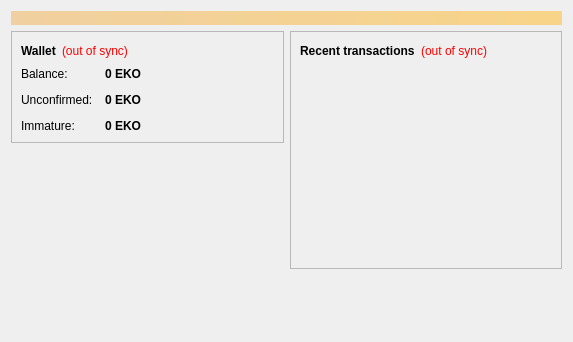
<?xml version="1.0" encoding="UTF-8"?>
<ui version="4.0">
 <class>OverviewPage</class>
 <widget class="QWidget" name="OverviewPage">
  <property name="geometry">
   <rect>
    <x>0</x>
    <y>0</y>
    <width>573</width>
    <height>342</height>
   </rect>
  </property>
  <property name="windowTitle">
   <string>Form</string>
  </property>
  <layout class="QVBoxLayout" name="topLayout">
   <item>
    <widget class="QLabel" name="labelAlerts">
     <property name="visible">
      <bool>false</bool>
     </property>
     <property name="styleSheet">
      <string notr="true">background-color: qlineargradient(x1: 0, y1: 0, x2: 1, y2: 0, stop:0 #F0D0A0, stop:1 #F8D488); color:#000000;</string>
     </property>
     <property name="wordWrap">
      <bool>true</bool>
     </property>
     <property name="margin">
      <number>3</number>
     </property>
    </widget>
   </item>
   <item>
    <layout class="QHBoxLayout" name="horizontalLayout" stretch="1,1">
     <item>
      <layout class="QVBoxLayout" name="verticalLayout_2">
       <item>
        <widget class="QFrame" name="frame">
         <property name="frameShape">
          <enum>QFrame::StyledPanel</enum>
         </property>
         <property name="frameShadow">
          <enum>QFrame::Raised</enum>
         </property>
         <layout class="QVBoxLayout" name="verticalLayout_4">
          <item>
           <layout class="QHBoxLayout" name="horizontalLayout_4">
            <item>
             <widget class="QLabel" name="label_5">
              <property name="font">
               <font>
                <weight>75</weight>
                <bold>true</bold>
               </font>
              </property>
              <property name="text">
               <string>Wallet</string>
              </property>
             </widget>
            </item>
            <item>
             <widget class="QLabel" name="labelWalletStatus">
              <property name="toolTip">
               <string>The displayed information may be out of date. Your wallet automatically synchronizes with the EkoCoin network after a connection is established, but this process has not completed yet.</string>
              </property>
              <property name="styleSheet">
               <string notr="true">QLabel { color: red; }</string>
              </property>
              <property name="text">
               <string notr="true">(out of sync)</string>
              </property>
              <property name="alignment">
               <set>Qt::AlignLeading|Qt::AlignLeft|Qt::AlignVCenter</set>
              </property>
             </widget>
            </item>
            <item>
             <spacer name="horizontalSpacer_2">
              <property name="orientation">
               <enum>Qt::Horizontal</enum>
              </property>
              <property name="sizeHint" stdset="0">
               <size>
                <width>40</width>
                <height>20</height>
               </size>
              </property>
             </spacer>
            </item>
           </layout>
          </item>
          <item>
           <layout class="QFormLayout" name="formLayout_2">
            <property name="fieldGrowthPolicy">
             <enum>QFormLayout::AllNonFixedFieldsGrow</enum>
            </property>
            <property name="horizontalSpacing">
             <number>12</number>
            </property>
            <property name="verticalSpacing">
             <number>12</number>
            </property>
            <item row="0" column="0">
             <widget class="QLabel" name="label">
              <property name="text">
               <string>Balance:</string>
              </property>
             </widget>
            </item>
            <item row="0" column="1">
             <widget class="QLabel" name="labelBalance">
              <property name="font">
               <font>
                <weight>75</weight>
                <bold>true</bold>
               </font>
              </property>
              <property name="cursor">
               <cursorShape>IBeamCursor</cursorShape>
              </property>
              <property name="toolTip">
               <string>Your current balance</string>
              </property>
              <property name="text">
               <string notr="true">0 EKO</string>
              </property>
              <property name="textInteractionFlags">
               <set>Qt::LinksAccessibleByMouse|Qt::TextSelectableByKeyboard|Qt::TextSelectableByMouse</set>
              </property>
             </widget>
            </item>
            <item row="1" column="0">
             <widget class="QLabel" name="label_3">
              <property name="text">
               <string>Unconfirmed:</string>
              </property>
             </widget>
            </item>
            <item row="1" column="1">
             <widget class="QLabel" name="labelUnconfirmed">
              <property name="font">
               <font>
                <weight>75</weight>
                <bold>true</bold>
               </font>
              </property>
              <property name="cursor">
               <cursorShape>IBeamCursor</cursorShape>
              </property>
              <property name="toolTip">
               <string>Total of transactions that have yet to be confirmed, and do not yet count toward the current balance</string>
              </property>
              <property name="text">
               <string notr="true">0 EKO</string>
              </property>
              <property name="textInteractionFlags">
               <set>Qt::LinksAccessibleByMouse|Qt::TextSelectableByKeyboard|Qt::TextSelectableByMouse</set>
              </property>
             </widget>
            </item>
            <item row="2" column="0">
             <widget class="QLabel" name="labelImmatureText">
              <property name="text">
               <string>Immature:</string>
              </property>
             </widget>
            </item>
            <item row="2" column="1">
             <widget class="QLabel" name="labelImmature">
              <property name="font">
               <font>
                <weight>75</weight>
                <bold>true</bold>
               </font>
              </property>
              <property name="toolTip">
               <string>Mined balance that has not yet matured</string>
              </property>
              <property name="text">
               <string notr="true">0 EKO</string>
              </property>
              <property name="textInteractionFlags">
               <set>Qt::LinksAccessibleByMouse|Qt::TextSelectableByKeyboard|Qt::TextSelectableByMouse</set>
              </property>
             </widget>
            </item>
           </layout>
          </item>
         </layout>
        </widget>
       </item>
       <item>
        <spacer name="verticalSpacer">
         <property name="orientation">
          <enum>Qt::Vertical</enum>
         </property>
         <property name="sizeHint" stdset="0">
          <size>
           <width>20</width>
           <height>40</height>
          </size>
         </property>
        </spacer>
       </item>
      </layout>
     </item>
     <item>
      <layout class="QVBoxLayout" name="verticalLayout_3">
       <item>
        <widget class="QFrame" name="frame_2">
         <property name="frameShape">
          <enum>QFrame::StyledPanel</enum>
         </property>
         <property name="frameShadow">
          <enum>QFrame::Raised</enum>
         </property>
         <layout class="QVBoxLayout" name="verticalLayout">
          <item>
           <layout class="QHBoxLayout" name="horizontalLayout_2">
            <item>
             <widget class="QLabel" name="label_4">
              <property name="text">
               <string>&lt;b&gt;Recent transactions&lt;/b&gt;</string>
              </property>
             </widget>
            </item>
            <item>
             <widget class="QLabel" name="labelTransactionsStatus">
              <property name="toolTip">
               <string>The displayed information may be out of date. Your wallet automatically synchronizes with the EkoCoin network after a connection is established, but this process has not completed yet.</string>
              </property>
              <property name="styleSheet">
               <string notr="true">QLabel { color: red; }</string>
              </property>
              <property name="text">
               <string notr="true">(out of sync)</string>
              </property>
              <property name="alignment">
               <set>Qt::AlignRight|Qt::AlignTrailing|Qt::AlignVCenter</set>
              </property>
             </widget>
            </item>
            <item>
             <spacer name="horizontalSpacer">
              <property name="orientation">
               <enum>Qt::Horizontal</enum>
              </property>
              <property name="sizeHint" stdset="0">
               <size>
                <width>40</width>
                <height>20</height>
               </size>
              </property>
             </spacer>
            </item>
           </layout>
          </item>
          <item>
           <widget class="QListView" name="listTransactions">
            <property name="styleSheet">
             <string notr="true">QListView { background: transparent; }</string>
            </property>
            <property name="frameShape">
             <enum>QFrame::NoFrame</enum>
            </property>
            <property name="verticalScrollBarPolicy">
             <enum>Qt::ScrollBarAlwaysOff</enum>
            </property>
            <property name="horizontalScrollBarPolicy">
             <enum>Qt::ScrollBarAlwaysOff</enum>
            </property>
            <property name="selectionMode">
             <enum>QAbstractItemView::NoSelection</enum>
            </property>
           </widget>
          </item>
         </layout>
        </widget>
       </item>
       <item>
        <spacer name="verticalSpacer_2">
         <property name="orientation">
          <enum>Qt::Vertical</enum>
         </property>
         <property name="sizeHint" stdset="0">
          <size>
           <width>20</width>
           <height>40</height>
          </size>
         </property>
        </spacer>
       </item>
      </layout>
     </item>
    </layout>
   </item>
  </layout>
 </widget>
 <resources/>
 <connections/>
</ui>
